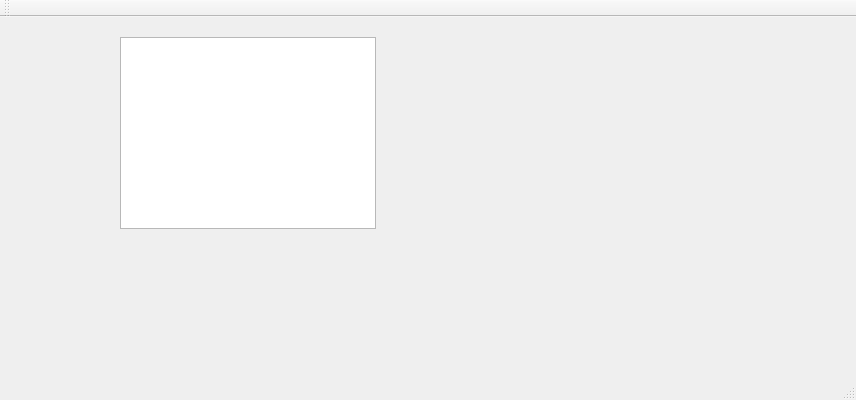
<?xml version="1.0" encoding="UTF-8"?>
<ui version="4.0">
 <class>MainWindowClass</class>
 <widget class="QMainWindow" name="MainWindowClass">
  <property name="geometry">
   <rect>
    <x>0</x>
    <y>0</y>
    <width>856</width>
    <height>400</height>
   </rect>
  </property>
  <property name="windowTitle">
   <string>MainWindow</string>
  </property>
  <widget class="QWidget" name="centralWidget">
   <widget class="QListWidget" name="List">
    <property name="geometry">
     <rect>
      <x>120</x>
      <y>20</y>
      <width>256</width>
      <height>192</height>
     </rect>
    </property>
   </widget>
  </widget>
  <widget class="QMenuBar" name="menuBar">
   <property name="geometry">
    <rect>
     <x>0</x>
     <y>0</y>
     <width>856</width>
     <height>22</height>
    </rect>
   </property>
  </widget>
  <widget class="QToolBar" name="mainToolBar">
   <attribute name="toolBarArea">
    <enum>TopToolBarArea</enum>
   </attribute>
   <attribute name="toolBarBreak">
    <bool>false</bool>
   </attribute>
  </widget>
  <widget class="QStatusBar" name="statusBar"/>
 </widget>
 <layoutdefault spacing="6" margin="11"/>
 <resources>
  <include location="MainWindow.qrc"/>
 </resources>
 <connections/>
</ui>
